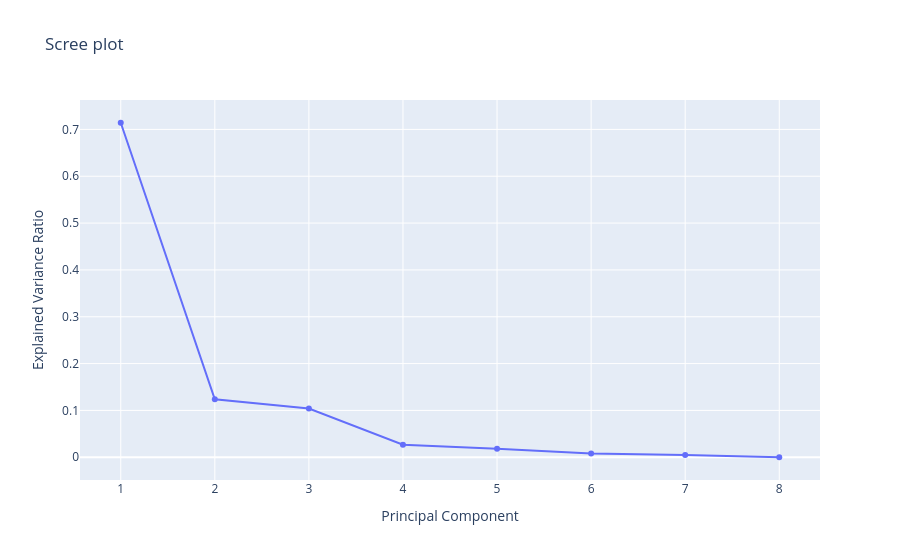

Here is the notebook cell this chart was saved with:
### Code cell
# Interactive graph
import plotly.express as px

#Prepare data

components = list(range(1, len(pca.explained_variance_ratio_)+1))
variance_ratio = pca.explained_variance_ratio_

#Create interactive line chart
fig = px.line(
    x=components,
    y=variance_ratio,
    markers=True,
    labels = {'x': "Principal Component", 'y': 'Explained Variance Ratio'},
    title = 'Scree plot'
)
fig.show()

explained_variance = pd.DataFrame({
    'Principal Component': [f'PC{i+1}' for i in range(len(pca.explained_variance_ratio_))],
    'Explained Variance Ratio': pca.explained_variance_ratio_,
    'Cumulative Variance': np.cumsum(pca.explained_variance_ratio_)
})

print("Explained Variance per Principal Component")
display(explained_variance.round(4))

loadings = pd.DataFrame(pca.components_.T, 
                        columns = [f'PC{i+1}' for i in range(len(X.columns))],
                        index=X.columns)
print("Principal Component Loadings")
display(loadings.round(4))

### Figure 1 — Plotly figure (JSON) as saved in the notebook; plotly's stock layout.template omitted (floating-point values rounded to 4 significant figures)
{"data": [{"hovertemplate": "Principal Component=%{x}<br>Explained Variance Ratio=%{y}<extra></extra>", "legendgroup": "", "line": {"color": "#636efa", "dash": "solid"}, "marker": {"symbol": "circle"}, "mode": "lines+markers", "name": "", "orientation": "v", "showlegend": false, "type": "scatter", "x": [1, 2, 3, 4, 5, 6, 7, 8], "xaxis": "x", "y": [0.7142, 0.1237, 0.1041, 0.02672, 0.01818, 0.008066, 0.005021, 0.0], "yaxis": "y"}], "layout": {"legend": {"tracegroupgap": 0}, "title": {"text": "Scree plot"}, "xaxis": {"anchor": "y", "domain": [0, 1], "title": {"text": "Principal Component"}}, "yaxis": {"anchor": "x", "domain": [0, 1], "title": {"text": "Explained Variance Ratio"}}}}
